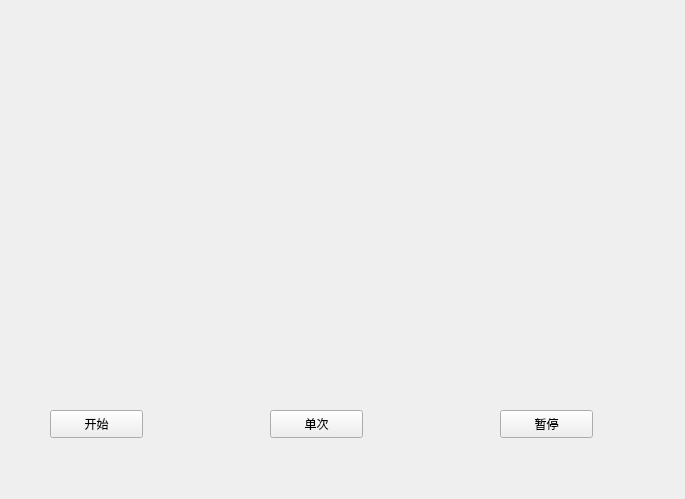
<?xml version="1.0" encoding="UTF-8"?>
<ui version="4.0">
 <class>Widget</class>
 <widget class="QWidget" name="Widget">
  <property name="geometry">
   <rect>
    <x>0</x>
    <y>0</y>
    <width>685</width>
    <height>499</height>
   </rect>
  </property>
  <property name="windowTitle">
   <string>Widget</string>
  </property>
  <widget class="QLabel" name="mainlabel">
   <property name="geometry">
    <rect>
     <x>170</x>
     <y>10</y>
     <width>301</width>
     <height>391</height>
    </rect>
   </property>
   <property name="text">
    <string/>
   </property>
  </widget>
  <widget class="QPushButton" name="StartButton">
   <property name="geometry">
    <rect>
     <x>50</x>
     <y>410</y>
     <width>93</width>
     <height>28</height>
    </rect>
   </property>
   <property name="text">
    <string>开始</string>
   </property>
  </widget>
  <widget class="QPushButton" name="OnceButton">
   <property name="geometry">
    <rect>
     <x>270</x>
     <y>410</y>
     <width>93</width>
     <height>28</height>
    </rect>
   </property>
   <property name="text">
    <string>单次</string>
   </property>
  </widget>
  <widget class="QPushButton" name="pushButton_3">
   <property name="geometry">
    <rect>
     <x>500</x>
     <y>410</y>
     <width>93</width>
     <height>28</height>
    </rect>
   </property>
   <property name="text">
    <string>暂停</string>
   </property>
  </widget>
 </widget>
 <layoutdefault spacing="6" margin="11"/>
 <resources/>
 <connections/>
</ui>
